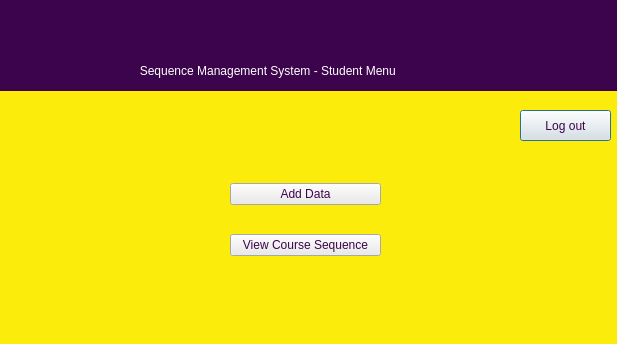
<?xml version="1.0" encoding="UTF-8"?>
<ui version="4.0">
 <class>StudentScreen</class>
 <widget class="QDialog" name="StudentScreen">
  <property name="geometry">
   <rect>
    <x>0</x>
    <y>0</y>
    <width>617</width>
    <height>344</height>
   </rect>
  </property>
  <property name="minimumSize">
   <size>
    <width>617</width>
    <height>344</height>
   </size>
  </property>
  <property name="maximumSize">
   <size>
    <width>617</width>
    <height>344</height>
   </size>
  </property>
  <property name="windowTitle">
   <string>StudentScreen</string>
  </property>
  <property name="styleSheet">
   <string notr="true">background-color: rgb(252, 236, 12);</string>
  </property>
  <widget class="QPushButton" name="logOutButton">
   <property name="geometry">
    <rect>
     <x>520</x>
     <y>110</y>
     <width>91</width>
     <height>31</height>
    </rect>
   </property>
   <property name="styleSheet">
    <string notr="true">color: rgb(60, 4, 76);
background-color: rgb(234, 234, 234);</string>
   </property>
   <property name="text">
    <string>Log out</string>
   </property>
  </widget>
  <widget class="QLabel" name="label_3">
   <property name="geometry">
    <rect>
     <x>-14</x>
     <y>-4</y>
     <width>631</width>
     <height>61</height>
    </rect>
   </property>
   <property name="styleSheet">
    <string notr="true">image: url(:/Images/Images/ublogo.png);
background-color: rgb(60, 4, 76);</string>
   </property>
   <property name="text">
    <string/>
   </property>
  </widget>
  <widget class="QLabel" name="label_4">
   <property name="geometry">
    <rect>
     <x>0</x>
     <y>50</y>
     <width>621</width>
     <height>41</height>
    </rect>
   </property>
   <property name="styleSheet">
    <string notr="true">color: rgb(255, 255, 255);
background-color: rgb(60, 4, 76);</string>
   </property>
   <property name="text">
    <string>                                          Sequence Management System - Student Menu</string>
   </property>
  </widget>
  <widget class="QWidget" name="layoutWidget">
   <property name="geometry">
    <rect>
     <x>230</x>
     <y>160</y>
     <width>151</width>
     <height>121</height>
    </rect>
   </property>
   <layout class="QVBoxLayout" name="verticalLayout">
    <item>
     <widget class="QPushButton" name="addDataButton">
      <property name="styleSheet">
       <string notr="true">color: rgb(60, 4, 76);
background-color: rgb(234, 234, 234);</string>
      </property>
      <property name="text">
       <string>Add Data</string>
      </property>
     </widget>
    </item>
    <item>
     <widget class="QPushButton" name="viewCSButton">
      <property name="styleSheet">
       <string notr="true">color: rgb(60, 4, 76);
background-color: rgb(234, 234, 234);</string>
      </property>
      <property name="text">
       <string>View Course Sequence</string>
      </property>
     </widget>
    </item>
   </layout>
  </widget>
 </widget>
 <resources/>
 <connections/>
</ui>
